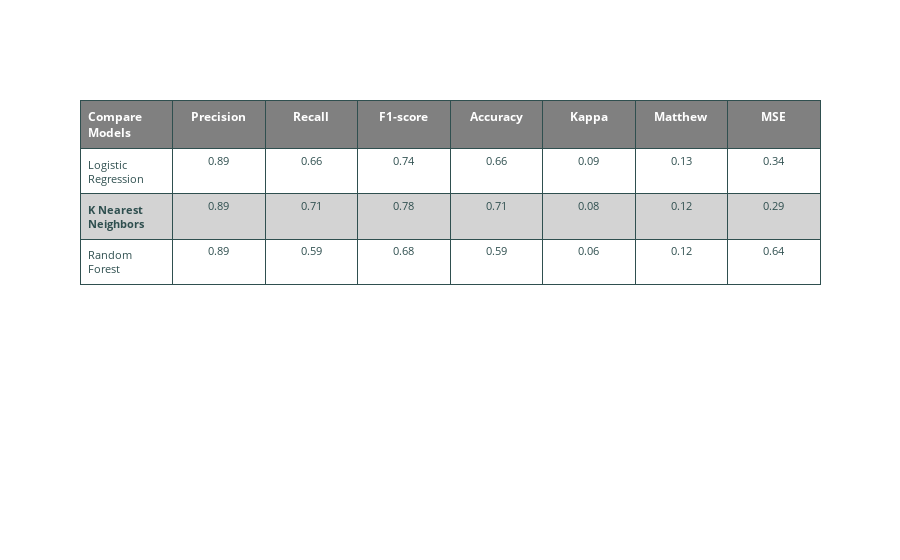

Here is the notebook cell this chart was saved with:
### Code cell
headerColor = 'grey'
rowEvenColor = 'lightgrey'
rowOddColor = 'white'

fig = go.Figure(data=[go.Table(
  header=dict(
    values=['<b>Compare Models</b>','<b>Precision</b>','<b>Recall</b>','<b>F1-score</b>','<b>Accuracy</b>', 
            '<b>Kappa</b>', '<b>Matthew</b>', '<b>MSE</b>' ],
    line_color='darkslategray',
    fill_color=headerColor,
    align=['left','center'],
    font=dict(color='white', size=12)
  ),
  cells=dict(
    values=[
      ['Logistic Regression', '<b>K Nearest Neighbors</b>', 'Random Forest'],
      [0.89, 0.89, 0.89 ],
      [0.66, 0.71, 0.59],
      [0.74, 0.78, 0.68],
    [0.66, 0.71, 0.59],
    [0.09, 0.08, 0.06],
    [0.13, 0.12, 0.12],
    [0.34, 0.29, 0.64]],
    line_color='darkslategray',
    # 2-D list of colors for alternating rows
    fill_color = [[rowOddColor,rowEvenColor,rowOddColor, rowEvenColor,rowOddColor]*5],
    align = ['left', 'center'],
    font = dict(color = 'darkslategray', size = 11)
    ))
])

fig.show()

### Figure 1 — Plotly figure (JSON) as saved in the notebook; plotly's stock layout.template omitted (floating-point values rounded to 4 significant figures)
{"data": [{"cells": {"align": ["left", "center"], "fill": {"color": [["white", "lightgrey", "white", "lightgrey", "white", "white", "lightgrey", "white", "lightgrey", "white", "white", "lightgrey", "white", "lightgrey", "white", "white", "lightgrey", "white", "lightgrey", "white", "white", "lightgrey", "white", "lightgrey", "white"]]}, "font": {"color": "darkslategray", "size": 11}, "line": {"color": "darkslategray"}, "values": [["Logistic Regression", "<b>K Nearest Neighbors</b>", "Random Forest"], [0.89, 0.89, 0.89], [0.66, 0.71, 0.59], [0.74, 0.78, 0.68], [0.66, 0.71, 0.59], [0.09, 0.08, 0.06], [0.13, 0.12, 0.12], [0.34, 0.29, 0.64]]}, "header": {"align": ["left", "center"], "fill": {"color": "grey"}, "font": {"color": "white", "size": 12}, "line": {"color": "darkslategray"}, "values": ["<b>Compare Models</b>", "<b>Precision</b>", "<b>Recall</b>", "<b>F1-score</b>", "<b>Accuracy</b>", "<b>Kappa</b>", "<b>Matthew</b>", "<b>MSE</b>"]}, "type": "table"}], "layout": {}}
